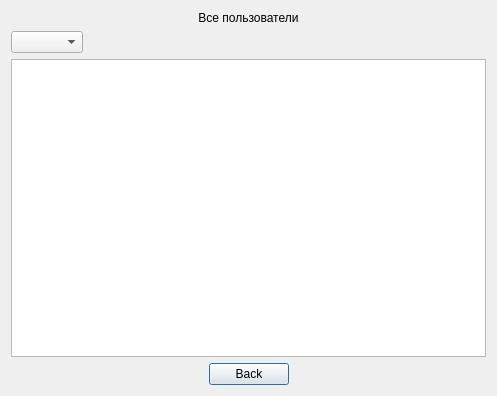
<?xml version="1.0" encoding="UTF-8"?>
<ui version="4.0">
 <class>checkalluserswindow</class>
 <widget class="QDialog" name="checkalluserswindow">
  <property name="geometry">
   <rect>
    <x>0</x>
    <y>0</y>
    <width>497</width>
    <height>396</height>
   </rect>
  </property>
  <property name="windowTitle">
   <string>Dialog</string>
  </property>
  <layout class="QGridLayout" name="gridLayout">
   <item row="0" column="0">
    <widget class="QLabel" name="label">
     <property name="text">
      <string>Все пользователи</string>
     </property>
     <property name="alignment">
      <set>Qt::AlignCenter</set>
     </property>
    </widget>
   </item>
   <item row="1" column="0">
    <layout class="QHBoxLayout" name="horizontalLayout_2">
     <item>
      <widget class="QComboBox" name="comboBoxRole"/>
     </item>
     <item>
      <spacer name="horizontalSpacer_3">
       <property name="orientation">
        <enum>Qt::Horizontal</enum>
       </property>
       <property name="sizeHint" stdset="0">
        <size>
         <width>40</width>
         <height>20</height>
        </size>
       </property>
      </spacer>
     </item>
    </layout>
   </item>
   <item row="2" column="0">
    <widget class="QTableView" name="tableViewUsers"/>
   </item>
   <item row="3" column="0">
    <layout class="QHBoxLayout" name="horizontalLayout">
     <item>
      <spacer name="horizontalSpacer_2">
       <property name="orientation">
        <enum>Qt::Horizontal</enum>
       </property>
       <property name="sizeHint" stdset="0">
        <size>
         <width>40</width>
         <height>20</height>
        </size>
       </property>
      </spacer>
     </item>
     <item>
      <widget class="QPushButton" name="ButtonBack">
       <property name="text">
        <string>Back</string>
       </property>
      </widget>
     </item>
     <item>
      <spacer name="horizontalSpacer">
       <property name="orientation">
        <enum>Qt::Horizontal</enum>
       </property>
       <property name="sizeHint" stdset="0">
        <size>
         <width>40</width>
         <height>20</height>
        </size>
       </property>
      </spacer>
     </item>
    </layout>
   </item>
  </layout>
 </widget>
 <resources/>
 <connections/>
</ui>
